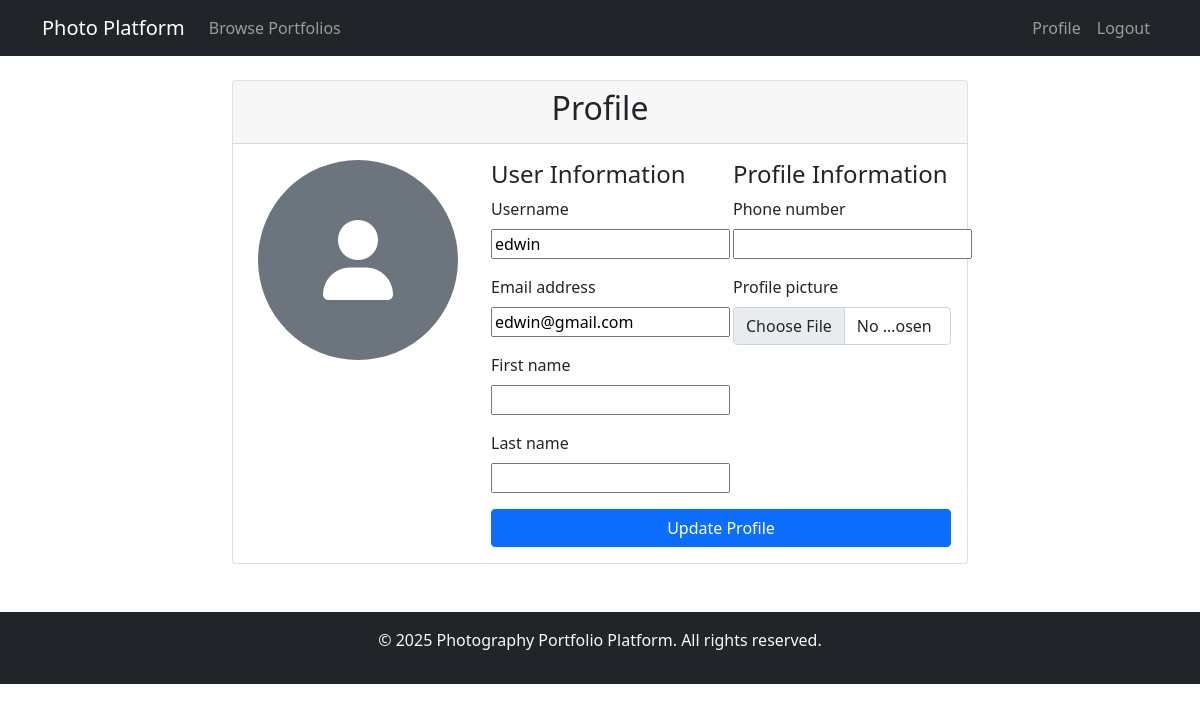
Before: /profile/ (signed in) with the older database file.
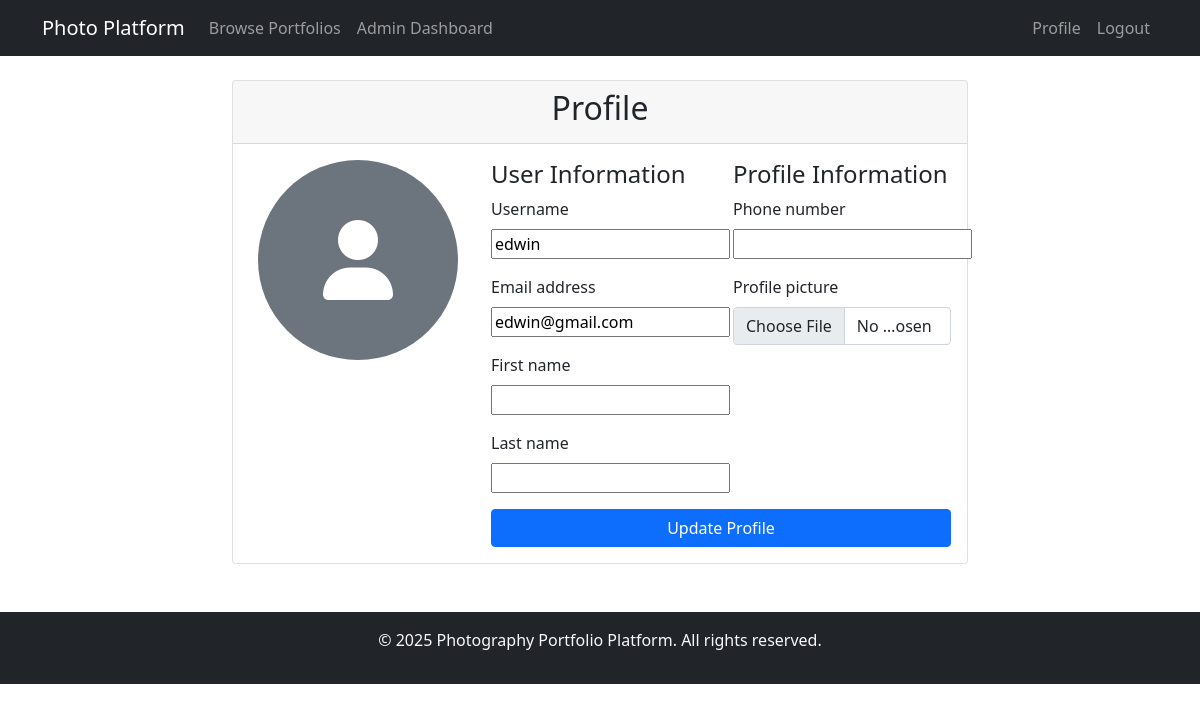
After: the same page with the newer database file.
### user_management/views.py (the view)
# urls.py: path('profile/', views.profile, name='profile'),
@login_required
def profile(request):
    if request.method == 'POST':
        user_form = UserUpdateForm(request.POST, instance=request.user)
        profile_form = UserProfileUpdateForm(request.POST, request.FILES, instance=request.user.userprofile)
        if user_form.is_valid() and profile_form.is_valid():
            user_form.save()
            profile_form.save()
            messages.success(request, 'Your profile has been updated!')
            return redirect('profile')
    else:
        user_form = UserUpdateForm(instance=request.user)
        profile_form = UserProfileUpdateForm(instance=request.user.userprofile)
    context = {
        'user_form': user_form,
        'profile_form': profile_form
    }
    return render(request, 'user_management/profile.html', context)

### user_management/forms.py
class UserUpdateForm(forms.ModelForm):
    class Meta:
        model = User
        fields = ('username', 'email', 'first_name', 'last_name')

class UserProfileUpdateForm(forms.ModelForm):
    class Meta:
        model = UserProfile
        fields = ('phone_number', 'profile_picture')

### user_management/templates/user_management/profile.html (shortened to what this page needs)
{% extends 'base.html' %}
{% block content %}
<div class="row justify-content-center">
    <div class="col-md-8">
        <div class="card">
            <div class="card-header">
                <h2 class="text-center">Profile</h2>
            </div>
            <div class="card-body">
                <div class="row">
                    <div class="col-md-4 text-center mb-3">
                        {% if user.userprofile.profile_picture %}
                            <img src="{{ user.userprofile.profile_picture.url }}" alt="Profile Picture" class="img-fluid rounded-circle mb-3" style="max-width: 200px;">
                        {% else %}
                            <div class="bg-secondary text-white rounded-circle d-flex align-items-center justify-content-center mb-3" style="width: 200px; height: 200px; margin: 0 auto;">
                                <i class="fas fa-user fa-5x"></i>
                            </div>
                        {% endif %}
                    </div>
                    <div class="col-md-8">
                        <form method="post" enctype="multipart/form-data">
                            <div class="row">
                                <div class="col-md-6">
                                    <h4>User Information</h4>
                                    {% for field in user_form %}
                                        <div class="mb-3">
                                            <label for="{{ field.id_for_label }}" class="form-label">{{ field.label }}</label>
                                            {{ field }}
                                        </div>
                                    {% endfor %}
                                </div>
                                <div class="col-md-6">
                                    <h4>Profile Information</h4>
                                    {% for field in profile_form %}
                                        <div class="mb-3">
                                            <label for="{{ field.id_for_label }}" class="form-label">{{ field.label }}</label>
                                            {% if field.name == 'profile_picture' %}
                                                <input type="file" name="{{ field.name }}" class="form-control" id="{{ field.id_for_label }}">
                                            {% else %}
                                                {{ field }}
                                            {% endif %}
                                        </div>
                                    {% endfor %}
                                </div>
                            </div>
                            <div class="d-grid">
                                <button type="submit" class="btn btn-primary">Update Profile</button>
                            </div>
                        </form>
                    </div>
                </div>
            </div>
        </div>
    </div>
</div>
{% endblock %}

Changed rows visible on the page:
changed UserProfile: user_type empty → "admin" (drawn)
Other visible differences:
text now shown: "Admin Dashboard"
